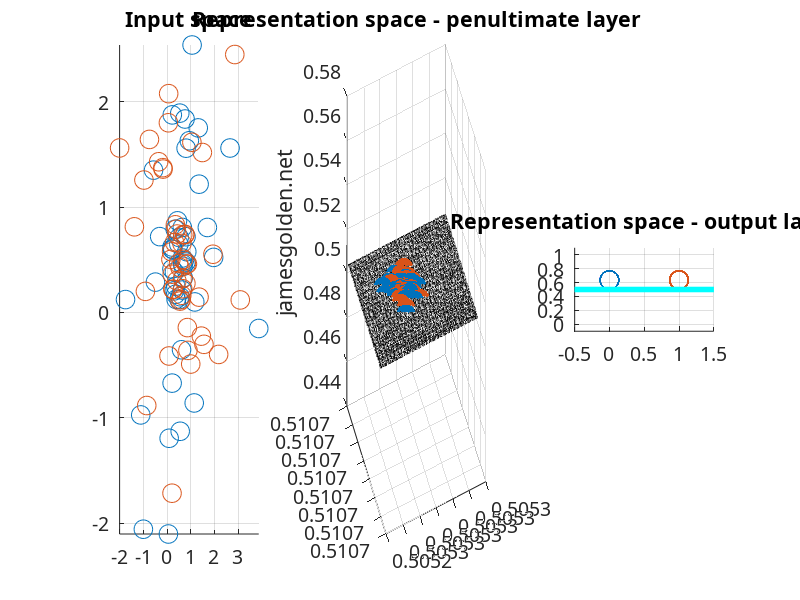

This chart was generated by the following MATLAB code: (Note: this script raises an error after producing the figure.)
function E = latticenet()
% Visualize how a deep network in low dimensions warps the input data
% space in order to correctly classify two datasets. Based on code from
% Olshausen, VS265, 2010.

% "Trained networks... contract space at the center of decision volumes and
% expand space in the vicinity of decision boundaries" - Nayebi & Ganguli,
% 2017.
% 
% y = sig(Wx), z = sig(Vy) undergoing supervised training to separate blue
% and red, adapted from Olshausen, 2010. Inspired by Fig 6 of Olshausen &
% Field 2005 (http://www.rctn.org/bruno/CTBP/olshausen-field05.pdf) and
% Olah 2014 (http://colah.github.io/posts/2014-03-NN-Manifolds-Topology/).

% In order to correctly classify these data points in a 2D space as red or
% blue, a supervised two-layer network needs some number of feature vectors
% in the first layer (W). If the projections onto those three feature
% vectors are plotted in a representation space where the features are
% orthogonal, we can observe how the network learns to warp the 2D input
% space lattice in 3D representation space in order to make classification
% possible with a single plane (blue cyan points), where projection onto a
% vector normal to the cyan plane separates the two classes (rightmost
% panel).
% 
% Learning feature vectors in W is equivalent to warping the input space
% within the representation space, and learning feature vector V is the
% placement of the separating plane (cyan points). Convolutional networks
% do something like this in high dimensions to classify images, and
% measurements of the local curvature of the input space reveal how
% individual neurons and layers contribute to successful recognition.
% 
% The network is described by these equations for the two layers: y =
% sig(Wx), z = sig(Vy), where sig is a sigmoid nonlinearity. The data is
% limited to the (0,1) cube by the sigmoid function.
% 
% When the classes are randomized, a deeper network with two hidden layers
% of 16 units (projected back into a penultimate layer of 3 units) is
% almost powerful enough to "memorize" a dataset by extreme warping of the
% input data space. Note that at the end a number of points are still
% classified incorrectly.

% The "memorize" case is included as a curiousity - note that without a
% validation set, the network is not really learning the data class
% distribution. However, the framework is flexible enough that the network
% can indeed learn this arbitrary separation of classes, with extreme
% warping of the input space.

% Setting the 'randomTeacherFlag' will randomize the class and allow for
% testing if the network can "memorize" the arbitrary distribution.

% The network is initialized with pseudo-identity matrices in order to show
% the 2D data space as a square lattice initially in the representation space
% of the penultimate layer, then for the first 500 frames it is shifted to
% a random initiliazation, which distorts the lattice. Learning begins
% when the cyan classification plane appears.

% James Golden
% jgolden1 ~at~ stanford.edu

%% Choose data and network parameters

% paramVals = 1; % 2D data, linearly separable, 2 layer network, 
% paramVals = 2; % 2D data, not linearly separable, 2 layer network
% paramVals = 3; % 2D data, not linearly separable, three layer network
paramVals = 4; % 2D data, not linearly separable, six layer network, "memorize"


%% Set parameters, choose data class layout

switch paramVals
    case 1
        rng(1585775);
        
        % Set number of layers, number of units per layer, of network
        w_weights = [2 2];        
        
        % Set localized class data
        randomTeacherFlag = 0;

        % View for penultimate layer figure
        az = 0; el = 90;
        
        % learning rate
        eta0 = .1;
        
        num_trials = 1000;
        
        % Get 2D dataset with two classes, linearly separable
        [data, teacher, N, K] = buildData2d(randomTeacherFlag);
        
    case 2
        rng(2590825);
        
        % Set number of layers, number of units per layer, of network
        w_weights = [2 3];
        
        % Set localized class data
        randomTeacherFlag = 0;
        az = -46; el = 8;

        eta0 = .15;
        num_trials = 1400;      
        
        % Get 2D dataset with two classes, not linearly separable
        [data, teacher, N, K] = buildData(randomTeacherFlag);
        % rng(23513);
    case 3
        
        rng(1585775);
        
        % Set number of layers, number of units per layer, of network
        w_weights = [2 8 8 3];
        
        % Set localized class data
        randomTeacherFlag = 0;

        az = -46.5+18; el = 25.5-18;
        
        eta0 = .1;
        num_trials = 1400;
        
        % Get 2D dataset with two classes
        [data, teacher, N, K] = buildData(randomTeacherFlag);

    case 4        
        rng(2958);
        
        % Set number of layers, number of units per layer, of network
        w_weights = [2 64 64 64 3];
        
        % Set random class data, "memorize"
        randomTeacherFlag = 1;
        az = 68; el = 24;
        eta0 = .15;
        num_trials = 10000;
        
        % Get 2D dataset with two classes
        [data, teacher, N, K] = buildData(randomTeacherFlag);
end


%% Set classes for dataset

% Set classes for supervised learning
half1 = teacher>.5;
half2 = teacher<.5;

% Set nonlinear function between layers
sigmoid = @(x) 1 ./ (1 + exp(-1*x));

% Set learning rate
etaarr=eta0*ones(30*460,1);
num_rep = 24;
etaarr = [etaarr; eta0*ones(num_rep*460,1)]/3.05;
 
% Set parameters for making the gif
giffac = 5;
gifmod = giffac*round([40/giffac:(120-40)/(giffac*10000):120/giffac]);

%% Build deep network

[w, w0, wR] = buildDeepNet(w_weights);

%% Transform data points with deep network

datay = transformData(sigmoid,w,w0,data);

%% Plotting parameters

% Number of frames after learning before gif repeats
endframes = 20;

% Lattice spacing
divfac = .125/2;
maxgr = 8/1; 
maxst = -3/divfac;

% Decision plane (cyan points) spacing
pxyint = .05;
[pmeshx,pmeshy] = meshgrid(0:pxyint:1,0:pxyint:1);
pxy = [pmeshx(:)'; pmeshy(:)'];
[xin,yin] = meshgrid(maxst+[1:maxgr/divfac],maxst+[1:maxgr/divfac]);
grid_x = divfac*[xin(:)'; yin(:)'];

%% Initialize figure
 
hf0 = figure(1);

set(gcf,'position',[1         410        1440         388]);
  
clf;

h11 = subplot(131);
h22 = subplot(132);
h33 = subplot(133);

h11 = buildPlot1(h11,data,half1,half2);

h22 = buildPlot2(h22,sigmoid,datay,w,w0,az,el,half1,half2,xin,yin,pxy,0);

z = datay{length(w)+1};
h33 = buildPlot3(h33,z,half1,half2);


%% Initialize GIF

name_str = ['n_layer_warping_' num2str(cputime*100) '.gif'];
path_str ='/Users/james/Documents/MATLAB/lab2-supervised_learning/';
gifname = [path_str name_str];

gifinit(hf0, gifname);


%% Start with pseudo-identity matrix for each layer for close to square lattice in representation space

for layer = 1:length(w_weights)-1        
    dwR{layer} = w{layer} - wR{layer};
end


%% Train network

for t=[1:1*num_trials]
    
    if t < 500        
        for layer = 1:length(w_weights)-1        
             w{layer} = w{layer} + (1/500)*dwR{layer};
        end
        
        
        datay{1} = data;
        datay = transformData(sigmoid,w,w0,datay{1});
        
    else
        
        eta = etaarr(t);
        
        
        % compute new representation        
        datay{1} = data;
        datay = transformData(sigmoid,w,w0,datay{1});

        % get class predictions
        layer = length(w_weights);
        z = datay{length(w_weights)+1};
        
        % compute error
        error = 1/2*(teacher-z).^2;
        
        % compute gradient at ouptut layer
        delta_y{layer+1} = (teacher-z).*((z).*(1-z));
        
        % backpropagate gradient to lower layers
        for layer = length(w_weights):-1:1%-1
            dsig_y{layer} = datay{layer}.*(1-datay{layer});
            delta_y{layer} = (w{layer}*delta_y{layer+1}).*dsig_y{layer};
        end
        
        % update weights
        for layer = 1:length(w_weights)%-1
            
            dw{layer} = eta*datay{layer}*delta_y{layer+1}';
            w{layer} = w{layer} + dw{layer};
            
            dw0{layer} = sum(eta*delta_y{layer+1}')';
            w0{layer} = w0{layer} + dw0{layer};
        end
        
        % store error
        E(t) = sum(abs(error));
    end
    
    % end
    
    %% Update figures in gif
    if ~mod(t,gifmod(t))
        h22 = buildPlot2(h22,sigmoid,datay,w,w0,az,el,half1,half2,xin,yin,pxy,t);
        
        z = datay{length(w)+1};
        h33 = buildPlot3(h33,z,half1,half2);
        
        gifwrite(hf0, gifname)        
    end
end

% Include some end frames so gif doesn't immediately restart
for t = 1:endframes
    gifwrite(hf0, gifname);
end

%%%%%%%%%%%%%%%%%%%%%%%%%%%%%

function [data, teacher, N, K] = buildData(randomTeacherFlag)

radlim = 0.5;
radlimbig = 3.5;
datacenter = randn(2,200);

databig = datacenter(:,(sqrt(datacenter(1,:).^2 + datacenter(2,:).^2) > radlim +.2 ) & (sqrt(datacenter(1,:).^2 + datacenter(2,:).^2) < radlimbig));

datacenter = randn(2,2000);

% datasmall = datacenter(:,abs(datacenter(1,:)<0.2) & abs(datacenter(1,:)<0.2));

datasmall = datacenter(:,sqrt(datacenter(1,:).^2 + datacenter(2,:).^2) < radlim - .1);
clear datacenter
data = .5+[databig(:,1:50) datasmall(:,1:50)];

[N K]=size(data);
teacher=[ ones(1,K/2) zeros(1,K/2)];

if randomTeacherFlag
    teacher = round(rand(size(teacher)));
end


%%
function [data, teacher, N, K] = buildData2d(randomTeacherFlag)

databig1 = 1*rand(1,100);
databig2 = .35+.1*rand(1,100);
databig = [databig1; databig2];
% databigInd = databig(1,:)>.5 & databig(1,:)<.7;

datasmall1 = 1*rand(1,100);
datasmall2 = .55+.1*rand(1,100);
datasmall = [datasmall1; datasmall2];
% datasmallInd = datasmall(1,:)<.5 & datasmall(1,:)>.3;
% datasmall(1,1:50) = datasmall(1,1:50) + .5; 
data = [databig(:,(1:50)) datasmall(:,(1:50))];
size(data)
[N K]=size(data);
teacher=[ ones(1,K/2) zeros(1,K/2)];

if randomTeacherFlag
    teacher = round(rand(size(teacher)));
end
%%

function [w, w0, wR] = buildDeepNet(w_weights)
 
for layer = 1:length(w_weights)-1
    w{layer} = zeros(w_weights(layer),w_weights(layer+1)); 
    
    for layeri = 1:min(w_weights(layer),w_weights(layer+1))
        w{layer}(layeri,layeri) = .1;
    end
    wR{layer} = randn(w_weights(layer),w_weights(layer+1)); 
%     w{layer} = w{layer} + .01*randn(size(w{layer}));
    w0{layer} = .1*randn(w_weights(layer+1),1); 
    
end


w{layer+1}=randn(w_weights(layer+1),1); % second layer weights
w0{layer+1}=randn(1);

%%
function datay = transformData(sigmoid,w,w0,data)

datay{1} = data;
for layer = 1:length(w)%-1
    datay{layer+1}=sigmoid(w{layer}'*datay{layer} + w0{layer}*ones(1,size(datay{layer},2)));

end

%%


function h11 = buildPlot1(h11,data,half1,half2)
delete(h11);
h11 = subplot(131);

hold on;
scatter(data(1,half1),data(2,half1),180,'bo');%,'filled')
scatter(data(1,half2),data(2,half2),180, 'ro');%,'filled')

hold on

% axis image, 
% axis([-3 3 -3 3])
grid on;

title('Input space');

set(gca,'fontname','CMU Serif');

set(gca,'fontsize',14);

axis([min(data(1,:)) max(data(1,:)) min(data(2,:)) max(data(2,:))]);
   

%%

function h22 = buildPlot2(h22,sigmoid,datay,w,w0,az,el,half1,half2,xin,yin,pxy,t)

% initialize hidden units plot
delete(h22);
% cla;
h22 = subplot(132);
hold on;
grid on;

divfac = .125/1;
maxgr = 8/1; 
maxgrm1 = maxgr/divfac;
maxst = -3/divfac;
c1 = 'k'; c2 = 'k'; c3 = 'k';
shiftfac = .125;

hlctr = 0; addvctr = 0;
addvall = [0:shiftfac:1-shiftfac ];

addv = 0;

y2 = datay{length(w)};
v = w{length(w)}; v0 = w0{length(w)};

if size(y2,1) < 3
    y2(3,:) = 0;
end

hold on;
hy3d(1)=scatter3(y2(1,half1),y2(2,half1),y2(3,half1),180,'bo','filled');%,'markersize',30);
hold on
hy3d(2)=scatter3(y2(1,half2),y2(2,half2),y2(3,half2),180,'ro','filled');%,'markersize',30);

% [xin,yin] = meshgrid(maxst+[1:maxgr/divfac],maxst+[1:maxgr/divfac]);
grid_x = divfac*[xin(:)'; yin(:)'];


datay_grid{1} = grid_x;
for layer = 1:length(w)%-1
    datay_grid{layer+1}=sigmoid(w{layer}'*datay_grid{layer} + w0{layer}*ones(1,size(datay_grid{layer},2)));
end
layer = layer-1;

gs = (size(xin,1));

if size(datay_grid{layer+1},1) < 3
    datay_grid{layer+1}(3,:) = 0;
end

for ri = 1:gs    
    plot3(datay_grid{layer+1}(1,(ri-1)*gs+1:ri*gs),datay_grid{layer+1}(2,(ri-1)*gs+1:ri*gs),datay_grid{layer+1}(3,(ri-1)*gs+1:ri*gs),'k');    
end;

%
% [xin,yin] = meshgrid(maxst+[1:maxgr/divfac],maxst+[1:maxgr/divfac]);

grid_x = divfac*[yin(:)'; xin(:)'];

datay_grid{1} = grid_x;
for layer = 1:length(w)%-1
    datay_grid{layer+1}=sigmoid(w{layer}'*datay_grid{layer} + w0{layer}*ones(1,size(datay_grid{layer},2)));    
end


layer = layer-1;
if size(datay_grid{layer+1},1) < 3
    datay_grid{layer+1}(3,:) = 0;
end
for ri = 1:gs       
    plot3(datay_grid{layer+1}(1,(ri-1)*gs+1:ri*gs),datay_grid{layer+1}(2,(ri-1)*gs+1:ri*gs),datay_grid{layer+1}(3,(ri-1)*gs+1:ri*gs),'k');
end;


grid on;
% axis equal
view(az,el);
% view(-46.5+18-t/8,25.5-18+t/8);

ax1 = axis;
% axis equal
fgint = 20;
set(gca,'fontname','CMU Serif');

set(gca,'fontsize',14);

% z = datay{layer+2};


% z0 = v;% + v0;
% z1 = -1*v ;%+ v0
% z0 = [0;0;0]; z1 = -v/(1*v0); 
layer = layer-1;
% if size(datay_grid{length(datay_grid)-1},1) == 3
if sum(abs(datay_grid{length(datay_grid)-1}(3,:))) ~= 0

pz = (-v0-(v(1:2)'*pxy))/v(3);

scatter3(pxy(1,:),pxy(2,:),pz,'filled','c');

zlabel('jamesgolden.net');
else
pz = (-v0-(v(1)'*pxy(1,:)))/v(2);

scatter(pxy(1,:),pz,'filled','c');

ylabel('jamesgolden.net');
end

title('Representation space - penultimate layer');
axis(ax1);

hh1 = findobj(gca,'Type','Scatter');
hh2 = findobj(gca,'Type','line');
set(gca,'children',[hh1; hh2]);
    
drawnow;

%%

function h33 = buildPlot3(h33,z,half1,half2)
delete(h33);
h33 = subplot(133); hold on;
scatter(zeros(size(z(1,half1))),z(1,half1),180,'bo')%,'filled')
scatter(ones(size(z(1,half2))),z(1,half2),180,'ro')%,'filled')
% scatter(data(1,half2),data(2,half2),180, 'ro','filled')
plot([-2 2],[.5 .5],'c','linewidth',4);

grid on;
title('Representation space - output layer');
set(gca,'fontname','CMU Serif');

set(gca,'fontsize',14);

axis([-.5 1.5 -.1 1.1]);
axis equal

%%
function gifinit(hf0, fname)

% Capture the plot as an image 
frame = getframe(hf0); 
im = frame2im(frame); 
[imind,cm] = rgb2ind(im,256); 
% Write to the GIF File 
% if n == 1 
imwrite(imind,cm,fname,'gif', 'Loopcount',inf); 
% % else 
% imwrite(imind,cm,[path_str name_str],'gif','WriteMode','append','DelayTime',.05); 
% end 

function gifwrite(hf0, fname)

% Capture the plot as an image 
frame = getframe(hf0); 
im = frame2im(frame); 
[imind,cm] = rgb2ind(im,256); 
% Write to the GIF File 
% if n == 1 
% if n == 1 
% imwrite(imind,cm,[path_str name_str],'gif', 'Loopcount',inf); 
% % else 
imwrite(imind,cm,fname,'gif','WriteMode','append','DelayTime',.05); 